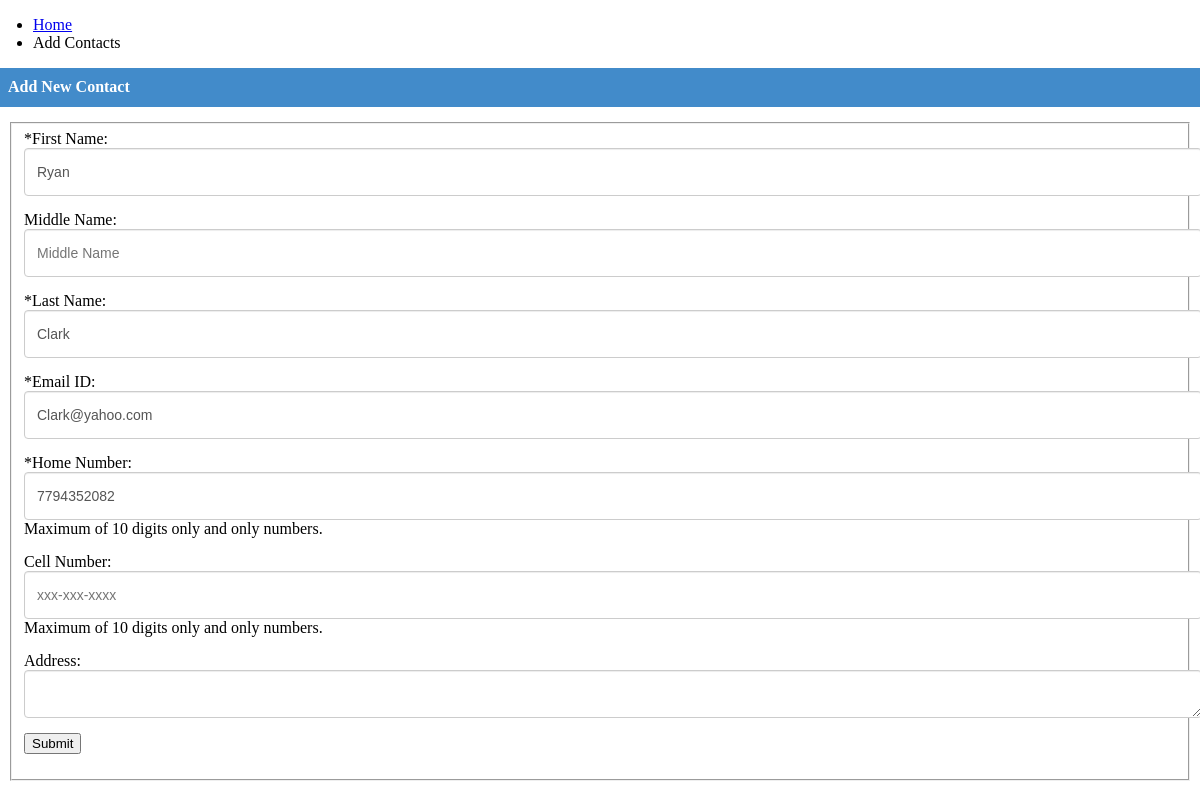
The app's page /contacts.php?cid=13 with its own data.
### tables this page shows
CREATE TABLE IF NOT EXISTS `tbl_contacts` (
  `contact_id` int(11) NOT NULL AUTO_INCREMENT,
  `first_name` varchar(255) NOT NULL,
  `middle_name` varchar(255) NOT NULL,
  `last_name` varchar(255) NOT NULL,
  `address` text,
  `contact_no1` varchar(255) NOT NULL,
  `contact_no2` varchar(255) DEFAULT NULL,
  `email_address` varchar(255) NOT NULL,
  `profile_pic` varchar(255) NOT NULL,
  PRIMARY KEY (`contact_id`)
);

### contacts.php (the view, shortened to what this page needs)
<?php
include'./config.php';
include './header.php';
try {
   $sql = "SELECT * FROM tbl_contacts WHERE 1 AND contact_id = :cid";
   $stmt = $DB->prepare($sql);
   $stmt->bindValue(":cid", intval($_GET["cid"]));
   $stmt->execute();
   $results = $stmt->fetchAll();
} catch (Exception $ex) {
  echo $ex->getMessage();
}
?>
<div class="row">
  <ul class="homebar">
      <li><a href="index.php">Home</a></li>
      <li class="active"><?php echo ($_GET["m"] == "update") ? "Edit" : "Add"; ?> Contacts</li>
    </ul>
</div>
  <div class="row">
    <div class="panel panel-primary">
      <div class="panel-heading">
        <h3 class="panel-title"><?php echo ($_GET["m"] == "update") ? "Edit" : "Add"; ?> New Contact</h3>
      </div>
      <div class="panel-body">
        <form class="form-horizontal" name="contact_form" id="contact_form" enctype="multipart/form-data" method="post" action="process_form.php">
          <fieldset>
            <div class="form-group">
              <label class=" control-label" for="first_name"><span class="required">*</span>First Name:</label>
              <div class="">
                <input type="text" value="<?php echo $results[0]["first_name"] ?>" placeholder="First Name" id="first_name" class="form-control" name="first_name"><span id="first_name_err" class="error"></span>
              </div>
            </div>
            <div class="form-group">
              <label class=" control-label" for="middle_name">Middle Name:</label>
              <div class="">
                <input type="text" value="<?php echo $results[0]["middle_name"] ?>" placeholder="Middle Name" id="middle_name" class="form-control" name="middle_name">
              </div>
            </div>
            <div class="form-group">
              <label class=" control-label" for="last_name"><span class="required">*</span>Last Name:</label>
              <div class="">
                <input type="text" value="<?php echo $results[0]["last_name"] ?>" placeholder="Last Name" id="last_name" class="form-control" name="last_name"><span id="last_name_err" class="error"></span>
              </div>
            </div>
            <div class="form-group">
              <label class=" control-label" for="email_id"><span class="required">*</span>Email ID:</label>
              <div class="">
                <input type="text" value="<?php echo $results[0]["email_address"] ?>" placeholder="Email ID" id="email_id" class="form-control" name="email_id"><span id="email_id_err" class="error"></span>
              </div>
            </div>
            <div class="form-group">
              <label class=" control-label" for="contact_no1"><span class="required">*</span>Home Number:</label>
              <div class="">
                <input type="text" value="<?php echo $results[0]["contact_no1"] ?>" placeholder="xxx-xxx-xxxx" id="contact_no1" class="form-control" name="contact_no1"><span id="contact_no1_err" class="error"></span>
                <span class="help-block">Maximum of 10 digits only and only numbers.</span>
              </div>
            </div>
            <div class="form-group">
              <label class=" control-label" for="contact_no2">Cell Number:</label>
              <div class="">
                <input type="text" value="<?php echo $results[0]["contact_no2"] ?>" placeholder="xxx-xxx-xxxx" id="contact_no2" class="form-control" name="contact_no2"><span id="contact_no2_err" class="error"></span>
                <span class="help-block">Maximum of 10 digits only and only numbers.</span>
              </div>
            </div>
            <div class="form-group">
              <label class=" control-label" for="address">Address:</label>
              <div class="">
                <textarea id="address" name="address" rows="3" class="form-control"><?php echo $results[0]["address"] ?></textarea>
              </div>
            </div>
            <div class="form-group">
              <div class=" col-lg-offset-4">
                <button class="btn btn-primary" type="submit">Submit</button>
              </div>
            </div>
          </fieldset>
        </form>
      </div>
    </div>
  </div>

### css.css (style rules this page uses)
.row { margin-right: -15px; margin-left: -15px; }
.panel-heading { padding: 10px 15px; border-bottom: 1px solid transparent; border-top-left-radius: 3px; border-top-right-radius: 3px; }
.panel-title { margin-top: 0; margin-bottom: 0; font-size: 16px; color: White; }
.panel-body { padding: 15px; }
.form-group { margin-bottom: 15px; }
.form-control { display: block; width: 100%; height: 34px; padding: 6px 12px; font-size: 14px; line-height: 1.428571429; color: #555; background-color: #fff; background-image: none; border: 1px solid #ccc; border-radius: 4px; -webkit-box-shadow: inset 0 1px 1px rgba(0, 0, 0, .075); box-shadow: inset 0 1px 1px rgba(0, 0, 0, .075); -webkit-transition: border-color ease-in-out .15s, box-shadow ease-in-out .15s; transition: border-color ease-in-out .15s, box-shadow ease-in-out .15s; }
.panel-primary { border-color: #428bca; }
.panel-primary > .panel-heading { color: #fff; background-color: #428bca; border-color: #428bca; }

### records on screen
tbl_contacts: first_name "Ryan", last_name "Clark", email_id "Clark@yahoo.com", contact_no1 "7794352082"
